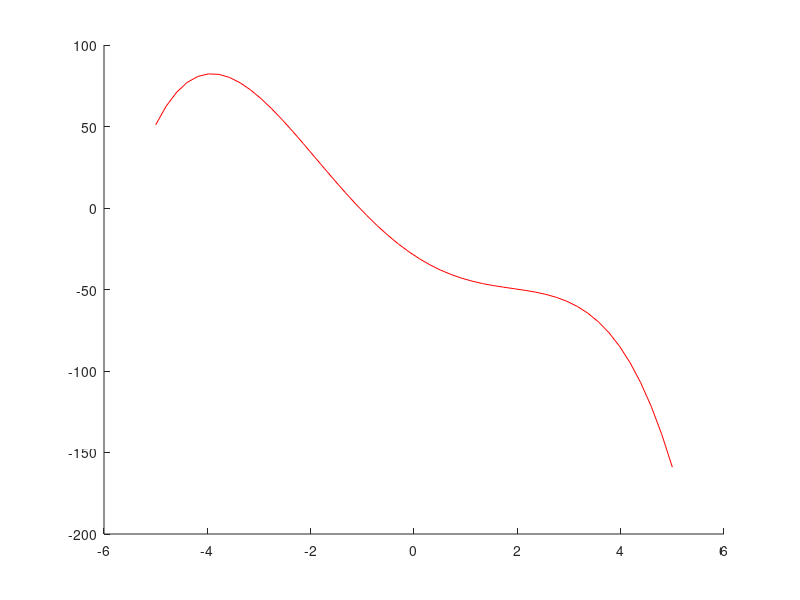

Write the MATLAB code that produced this figure. (Note: this script raises an error after producing the figure.)
% lab08.m                                                                                
% aghatta@calpoly.edu

clear;
format short;
format compact;
close all;

%% p01

p01fig = figure;
x = linspace(-5,5,50);
p = [-.3 0 6.5 -21 -29];
y = polyval(p,x);
hold on;
plot(x,y, '-r');
xline(0);
yline(0);
box on;
xlabel('x-axis');
ylabel('y-axis');
yticks(-100:25:100);
xticks(-5:1:5);
axis([-5 5 -100 100]);
legend({'Degree 4 Polynomial'}, 'Location','northeast');
title('p01 aghatta@calpoly.edu', 'FontSize',14, 'FontWeight','bold');
savefig(p01fig, 'p01fig.fig');
print(p01fig, '-dpng', 'p01fig.png');
clear x y p;

%% p02

p02fig = figure;
x = linspace(5,30,50);
p = [-0.001 0.05 -0.75 3.4];
y = polyval(p, x);
r = roots(p);
yr = polyval(p,r);
hold on;
grid on;
box on;
plot(x,y,'--b');
plot(r,yr, 'o', 'MarkerFaceColor','r');
legend({'','roots'}, 'Location','south');
title('p02 aghatta@calpoly.edu', 'FontSize',14, 'FontWeight','bold');
axis([5 30 -0.25 0.75]);
xticks(5:5:30);
yticks(-0.25:0.25:0.75);
ylabel('y-axis');
xlabel('x-axis');
text(17, 0.6, 'Roots of Polynomial', 'FontSize',14, 'HorizontalAlignment','center');
savefig(p02fig, 'p02fig.fig');
print(p02fig, '-dpng', 'p02fig.png');
clear p x y r yr;

%% p03

p1 = [2 0 3];
p2 = [1 3 5 -15];
p03 = conv(p1,p2);
display(p03);
clear p1 p2;

%% p04

p04fig = figure;
x = linspace(-1.5,1.5,100);
p12 = conv([1 1.4], [1 -0.4]);
p23 = conv([1 0.5], p12);
p = conv(p23,[1 -1.4]);
y = polyval(p,x);
pd = polyder(p);
pdd=polyder(pd);
rd = roots(pd);
max = rd(pdd < 0);
min = rd(pdd > 0);
ymax = polyval(p,max);
ymin = polyval(p,min);
hold on;
box on;
plot(x,y, '-r');
plot(max, ymax, 'o','MarkerFaceColor','r', 'MarkerEdgeColor','k');
plot(min, ymin, 'o','MarkerFaceColor','b','MarkerEdgeColor','k');
title('p04 aghatta@calpoly.edu','FontSize',14,'FontWeight','bold');
axis([-1.5 1.5 -1 1]);
xlabel('x-axis');
ylabel('y-axis');
xline(0);
yline(0);
yticks(-1:0.5:1);
xticks(-1.5:0.5:1.5);
grid on;
text(0,0.75,'Polynomial Maxima and Minima','FontSize',14, 'HorizontalAlignment','center');
legend({'f(x)','Maxima','Minima'},'Location','south');
savefig(p04fig, 'p04fig.fig');
print(p04fig, '-dpng', 'p04fig.png');
clear x y rd p p12 p23 ymax ymin pd pdd max min;

%% p05

[p05q, p05r] = deconv([-0.6 0 7.6 -8 -25 47], [-0.6 0 4.1 -8]);
display(p05q);
display(p05r);

%% p06

[p06q, p06r] = deconv([1 -6 13 -13 5], [1 -3 0 2]);
display(p06q);
display(p06r);

%% p07

p1 = conv([1 0], [1 1]);
p12 = conv(p1, [1 2]);
p12(length(p12)) = -4896;
r = roots(p12);
n = r(r > 0 & r==real(r));
p07 = [n n+1 n+2];
display(p07);
clear p12 p1 r n;

%% p08

p1 = conv([1 0], [1 2]);
p12 = conv(p1, [1 4]);
p123 = conv(p12, [1 6]);
p123(length(p123)) = -13440;
r = roots(p123);
n = r(r > 0 & r == real(r));
p08 = [n n+2 n+4 n+6];
display(p08);
clear n r p12 p1 p123;

%% p09

p09fig = figure;
h = [0 2500 5000 7500 10000 20000 25000];
T = [212 210 203 198 195 178 165];
plot(h,T, 'o', 'MarkerEdgeColor','r');
hold on;
p = polyfit(h,T,1);
y = polyval(p, h);
Tf = polyval(p, 14000);
plot(h,y,'-b');
plot(14000, Tf, 'o', 'MarkerFaceColor','r');
text(14500, 187, '187.0139(\circ F) at 14000 ft', 'FontSize',14);
ylabel('Temperature (\circF)')
xlabel('Hieght (ft)');
title('p09 aghatta@calpoly.edu', 'FontSize',14,'FontWeight','bold');
axis([0 25000 165 215]);
xticks(0:2500:25000);
yticks(165:5:215);
text(12500, 204,'Least Squares Approximation', 'FontSize',14, 'HorizontalAlignment','center');
box on;
grid on;
savefig(p09fig, 'p09fig.fig');
print(p09fig, '-dpng', 'p09fig.png');
clear h T p y Tf;
%% p10

p10fig = figure;
tl = tiledlayout(2,2);
x = [-5 -3.4 -2 -0.8 0 1.2 2.5 4 5 6.7 8.5];
y = [5.1 5.2 4 3.5 3.9 3.8 3.5 2.5 1.2 0.5 -0.2];
pa = polyfit(x,y,1);
pb = polyfit(x,y,2);
pc = polyfit(x,y,4);
pd = polyfit(x,y,8);
xfit = linspace(x(1),x(length(x)),100);
p10a = polyval(pa, xfit);
p10b = polyval(pb, xfit);
p10c = polyval(pc, xfit);
p10d = polyval(pd, xfit);
title(tl, 'p10 aghatta@calpoly.edu', 'FontSize',14, 'FontWeight','bold');
nexttile;
hold on;
title('p10a', 'FontSize',14,'FontWeight','bold');
axis([-5 9 -2 7]);
xlabel('x-axis');
ylabel('y-axis');
yticks(-2:1:7);
xticks(-5:2:9);
plot(x,y,'og');
plot(xfit,p10a,'-r');
box on;
grid on;
nexttile;
hold on;
title('p10b', 'FontSize',14,'FontWeight','bold');
plot(x,y,'og');
plot(xfit, p10b, '-r');
xlabel('x-axis');
ylabel('y-axis');
axis([-5 9 -2 7]);
yticks(-2:1:7);
xticks(-5:2:9);
box on;
grid on;
nexttile;
plot(x,y,'og');
hold on;
title('p10c', 'FontSize',14,'FontWeight','bold');
plot(xfit, p10c, '-r');
xlabel('x-axis');
ylabel('y-axis');
axis([-5 9 -2 7]);
yticks(-2:1:7);
xticks(-5:2:9);
box on;
grid on;
nexttile;
plot(x,y,'og');
hold on;
title('p10d', 'FontSize',14,'FontWeight','bold');
plot(xfit, p10d, '-r');
xlabel('x-axis');
ylabel('y-axis');
axis([-5 9 -2 7]);
yticks(-2:1:7);
xticks(-5:2:9);
box on;
grid on;
savefig(p10fig, 'p10fig.fig');
print(p10fig, '-dpng', 'p10fig.png');
clear pa pb pc pd x y tl xfit p10a p10b p10c p10d;
